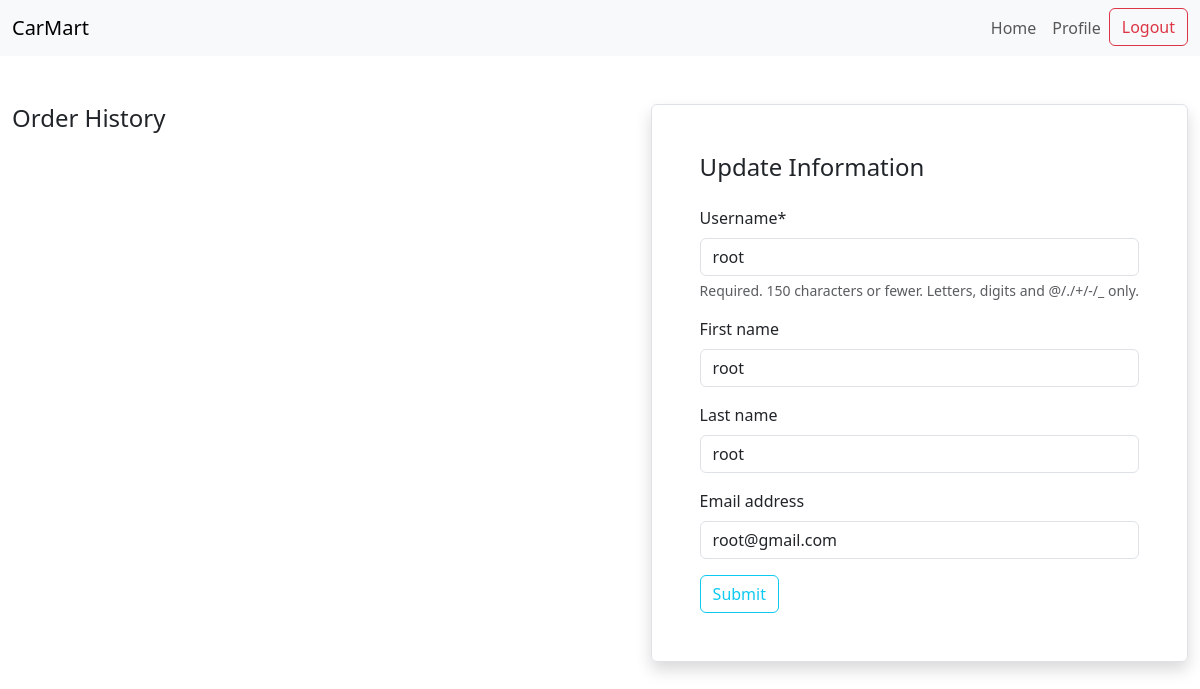
/auth/profile/ (signed in), run on an earlier commit of the app's database.
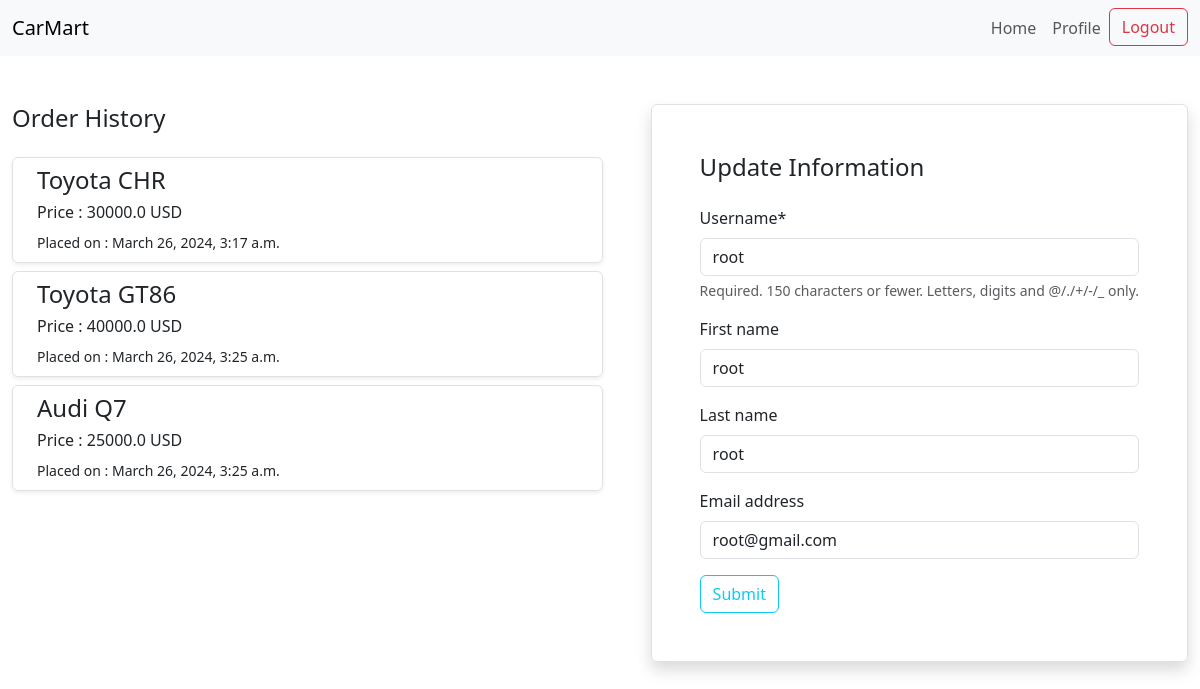
And on a later commit of the database.
### order/models.py (models this page shows)
class OrderModel(models.Model) :
    user = models.ForeignKey(User, on_delete=models.CASCADE, related_name="orders");
    car = models.ForeignKey(CarModel, on_delete=models.CASCADE, related_name="order_cars");
    createdAt = models.DateTimeField(auto_now_add = True);

### car/models.py (models this page shows)
class CarModel(models.Model) :
    name = models.CharField(max_length = 30);
    price = models.FloatField();
    brand = models.ForeignKey(BrandModel, on_delete=models.CASCADE);
    description = models.CharField(max_length=500);
    stock = models.IntegerField();
    image = models.ImageField(upload_to='uploads/media/', blank=True, null=True);

### authservice/views.py (the view)
# urls.py: path('profile/', login_required(views.ProfileView), name="profilePage"),
def ProfileView(request) :
    orders = OrderModel.objects.filter(user=request.user)
    if request.method == 'POST' :
        profile_form = ChangeUserForm(request.POST, instance=request.user);
        if profile_form.is_valid() :
            profile_form.save();
            messages.success(request, 'Profile Updated Successfully');
            return redirect('profilePage');
    else :
        profile_form = ChangeUserForm(instance=request.user);
    return render(request, 'profile.html', {'form' : profile_form, 'orders': orders})

### authservice/forms.py
class ChangeUserForm(UserChangeForm) :
    password = None;
    class Meta :
        model = User;
        fields = ['username', 'first_name', 'last_name', 'email']

### authservice/templates/profile.html
{% extends 'base.html' %}
{% load crispy_forms_tags %}
{% block content %}
{% if user.is_authenticated %}
<div class="container-fluid my-5 d-flex">
  <div class="flex-grow-1 me-5">
    <h4 class="mb-4">Order History</h4>
    <div class="">
      {% for order in orders %}
        <div class="my-2 shadow-sm border px-4 py-2 rounded">
          <h4>{{order.car.name}}</h4>
          <h6>Price : {{order.car.price}} USD</h6>
          <small>Placed on : {{order.createdAt}}</small>
        </div>
      {% endfor %}
    </div>
  </div>
  <div class="">
    <form action="" method="POST" class="shadow rounded border mx-auto p-5">
    <h4 class="mb-4">Update Information</h4>
    {% csrf_token %} {{form | crispy}}
    <button class="btn btn-outline-info" type="submit">Submit</button>
  </form>
  </div>
</div>
{% else %}
<div class="container-fluid">
  <h2 class="text-center text-danger">Logged Out Successfully</h2>
</div>
{% endif %} {% endblock %}

### templates/base.html (shortened to what this page needs)
<!DOCTYPE html>
<html lang="en">
  <head>
    <link
      href="https://cdn.jsdelivr.net/npm/bootstrap@5.3.3/dist/css/bootstrap.min.css"
      rel="stylesheet"
    />
  </head>
  <body>
    <nav class="navbar navbar-expand-sm bg-body-tertiary">
      <div class="container-fluid">
        <a class="navbar-brand" href="/">CarMart</a>
        <div class="collapse navbar-collapse" id="navbarSupportedContent">
          <ul class="navbar-nav ms-auto mb-2 mb-lg-0">
            {% if user.is_authenticated %}
            <li class="nav-item">
              <a class="nav-link" aria-current="page" href="/">Home</a>
            </li>
            <li class="nav-item">
              <a class="nav-link" aria-current="page" href="/auth/profile">Profile</a>
            </li>
            <li class="nav-item">
              <a class="btn btn-outline-danger" href="/auth/logout">Logout</a>
            </li>
            {% endif %}
        </div>
      </div>
    </nav>
    {% block content %} {% endblock %}
  </body>
</html>

What changed in the data, as far as the page shows it:
added OrderModel: car.name "Toyota CHR", car.price "30000.0", createdAt "March 26, 2024, 3:17 a.m."
added OrderModel: car.name "Toyota GT86", car.price "40000.0", createdAt "March 26, 2024, 3:25 a.m."
added OrderModel: car.name "Audi Q7", car.price "25000.0", createdAt "March 26, 2024, 3:25 a.m."
